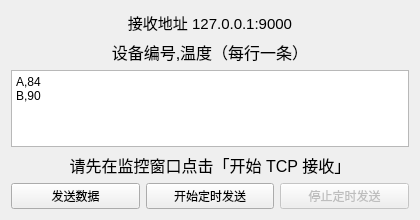
<?xml version="1.0" encoding="UTF-8"?>
<ui version="4.0">
 <class>Widget</class>
 <widget class="QWidget" name="Widget">
  <property name="geometry">
   <rect>
    <x>0</x>
    <y>0</y>
    <width>420</width>
    <height>220</height>
   </rect>
  </property>
  <property name="minimumSize">
   <size>
    <width>380</width>
    <height>180</height>
   </size>
  </property>
  <property name="windowTitle">
   <string>设备温度模拟器</string>
  </property>
  <layout class="QVBoxLayout" name="verticalLayout">
    <item>
     <widget class="QLabel" name="addressLabel">
      <property name="text">
       <string>&lt;html&gt;&lt;head/&gt;&lt;body&gt;&lt;p align=&quot;center&quot;&gt;&lt;span style=&quot; font-size:11pt;&quot;&gt;接收地址 127.0.0.1:9000&lt;/span&gt;&lt;/p&gt;&lt;/body&gt;&lt;/html&gt;</string>
      </property>
     </widget>
    </item>
    <item>
     <widget class="QLabel" name="label">
      <property name="text">
       <string>&lt;html&gt;&lt;head/&gt;&lt;body&gt;&lt;p align=&quot;center&quot;&gt;&lt;span style=&quot; font-size:12pt;&quot;&gt;设备编号,温度（每行一条）&lt;/span&gt;&lt;/p&gt;&lt;/body&gt;&lt;/html&gt;</string>
      </property>
     </widget>
    </item>
    <item>
     <widget class="QPlainTextEdit" name="reportInput">
      <property name="plainText">
       <string>A,84
B,90</string>
      </property>
     </widget>
    </item>
    <item>
     <widget class="QLabel" name="statusLabel">
      <property name="text">
       <string>&lt;html&gt;&lt;head/&gt;&lt;body&gt;&lt;p align=&quot;center&quot;&gt;&lt;span style=&quot; font-size:12pt;&quot;&gt;请先在监控窗口点击「开始 TCP 接收」&lt;/span&gt;&lt;/p&gt;&lt;/body&gt;&lt;/html&gt;</string>
      </property>
      <property name="wordWrap">
       <bool>true</bool>
      </property>
     </widget>
    </item>
    <item>
     <layout class="QHBoxLayout" name="sendButtonsLayout">
      <item>
       <widget class="QPushButton" name="sendButton">
        <property name="text">
         <string>发送数据</string>
        </property>
       </widget>
      </item>
      <item>
       <widget class="QPushButton" name="startPeriodicButton">
        <property name="text">
         <string>开始定时发送</string>
        </property>
       </widget>
      </item>
      <item>
       <widget class="QPushButton" name="stopPeriodicButton">
        <property name="enabled">
         <bool>false</bool>
        </property>
        <property name="text">
         <string>停止定时发送</string>
        </property>
       </widget>
      </item>
     </layout>
    </item>
  </layout>
 </widget>
 <resources/>
 <connections/>
</ui>
